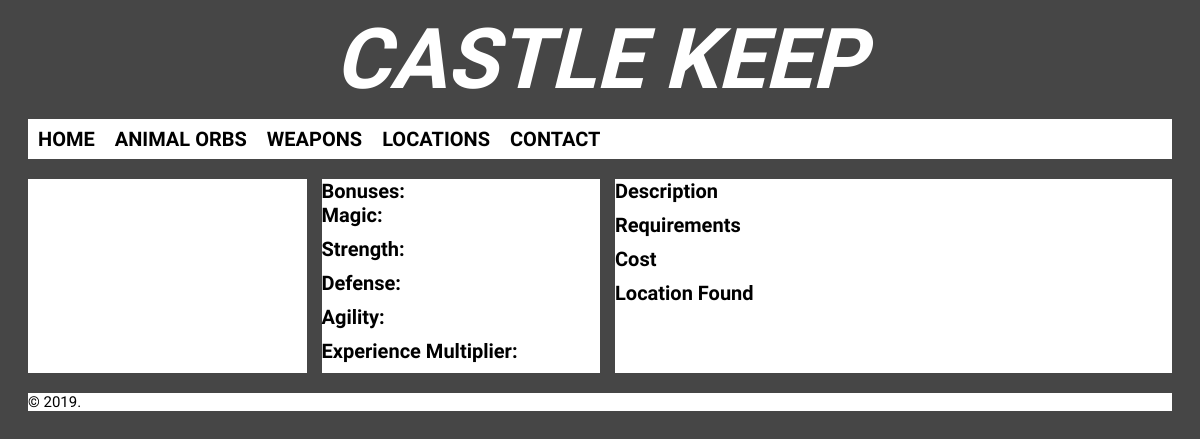
Before: /orb/58 with the older database file.
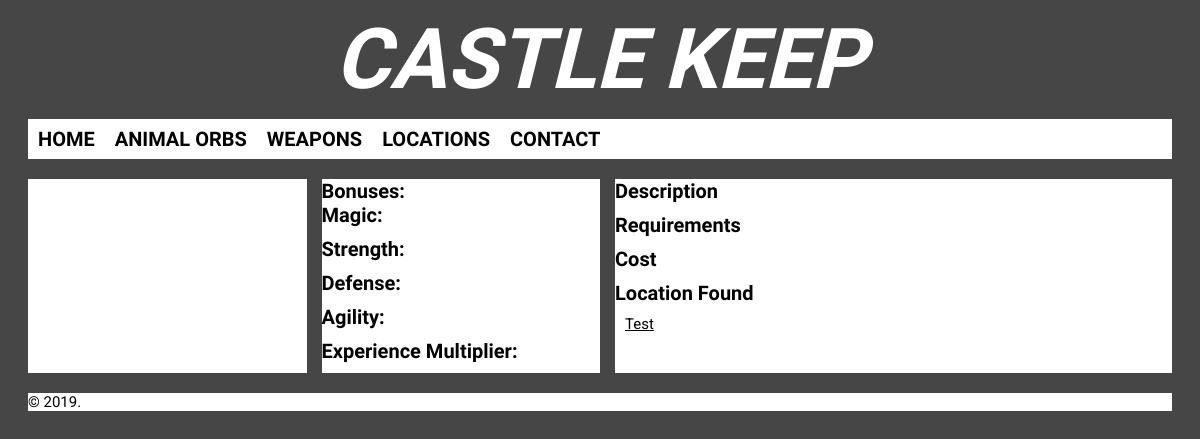
After: the same page with the newer database file.
### app/models.py (models this page shows)
class Location(db.Model):
    __tablename__ = 'Location'
    id = db.Column(db.Integer, primary_key=True, nullable=False)
    name = db.Column(db.String(100), nullable=False)
    description = db.Column(db.String(2000))
    chapter = db.Column(db.Integer, nullable=False)
    localeType = db.Column(db.String(10))
    orbs = db.relationship('Orb')
    weaponLoc = db.relationship('Weapon', backref = 'locale')

### app/routes.py (the view)
@app.route('/orb/<id>')
def orb_details(id):
    orb = Orb.query.filter_by(id = id).first()
    location = Location.query.filter_by(id = id).first()
    return render_template('orb_details.html', page_title="Animal Orb Details", orb=orb, location=location)

### app/templates/orb_details.html (shortened to what this page needs)
{% extends 'layout.html' %}
{% block content %}
<div class = "grid-containerOW">
  <div><img class = "od" src="/static/animalOrbs/{{orb.id}}.png" alt="{{orb.name}}"></div>
  <div class = "textBox">
    <h2>Bonuses:</h2>
    <h2>Magic:</h2><p>{{orb.magicBonus}}</p>
    <h2>Strength:</h2><p>{{orb.strengthBonus}}</p>
    <h2>Defense:</h2><p>{{orb.defenseBonus}}</p>
    <h2>Agility:</h2><p>{{orb.agilityBonus}}</p>
    <h2>Experience Multiplier:</h2><p>{{orb.xpBonus}}</p>
  </div>
  <div class = "textBox">
    <h2>Description</h2><p>{{orb.description}}</p>
    <h2>Requirements</h2><p>{{orb.req}}</p>
    <h2>Cost</h2><p>{{orb.cost}}</p>
    <h2>Location Found</h2><p><a href="../location/{{orb.locationid}}">{{location.name}}</a></p>
  </div>
</div>
{% endblock %}

Changed rows visible on the page:
added Location: name "Test"
